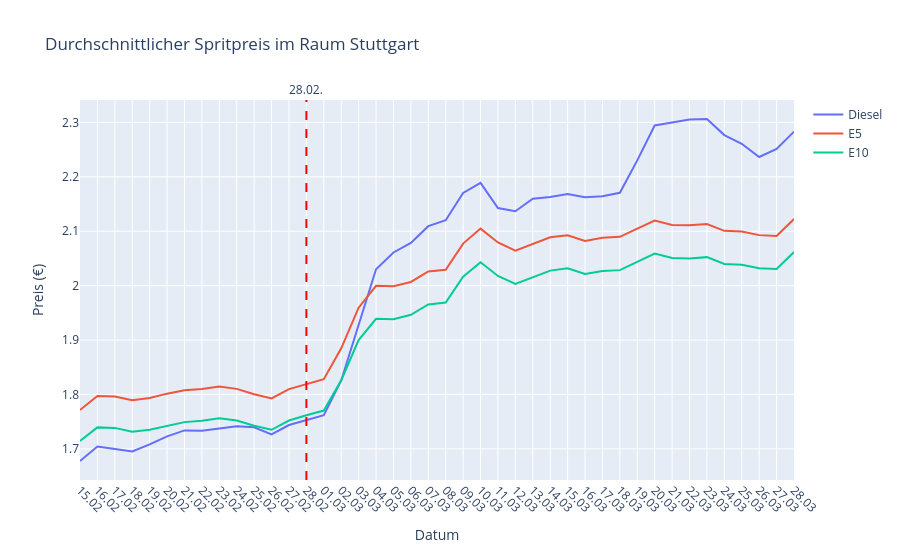

Notebook cell for this chart:
### Code cell
# Durchschnittspreis pro Messpunkt (retrieval_date + retrieval_time)
df_avg = df.groupby('retrieval_date')[['diesel', 'e5', 'e10']].mean().reset_index()

import plotly.graph_objects as go

fig = go.Figure()

fig.add_trace(go.Scatter(x=df_avg['retrieval_date'], y=df_avg['diesel'], name='Diesel', mode='lines'))
fig.add_trace(go.Scatter(x=df_avg['retrieval_date'], y=df_avg['e5'], name='E5', mode='lines'))
fig.add_trace(go.Scatter(x=df_avg['retrieval_date'], y=df_avg['e10'], name='E10', mode='lines'))

fig.update_layout(
    title='Durchschnittlicher Spritpreis im Raum Stuttgart',
    xaxis_title='Datum',
    yaxis_title='Preis (€)',
    hovermode='x unified'
)

fig.update_xaxes(
    dtick="D1",
    tickformat="%d.%m",
    tickangle=45
)


fig.add_vline(
    x=pd.Timestamp("2026-02-28").timestamp() * 1000,
    line_dash="dash",
    line_color="red",
    annotation_text="28.02.",
    annotation_position="top"
)

fig.show()

# Preisverlauf speichern
fig.write_image("assets/preisverlauf.png")

### Figure 1 — Plotly figure (JSON) as saved in the notebook; plotly's stock layout.template omitted (floating-point values rounded to 4 significant figures)
{"data": [{"mode": "lines", "name": "Diesel", "type": "scatter", "x": ["2026-02-15", "2026-02-16", "2026-02-17", "2026-02-18", "2026-02-19", "2026-02-20", "2026-02-21", "2026-02-22", "2026-02-23", "2026-02-24", "2026-02-25", "2026-02-26", "2026-02-27", "2026-02-28", "2026-03-01", "2026-03-02", "2026-03-03", "2026-03-04", "2026-03-05", "2026-03-06", "2026-03-07", "2026-03-08", "2026-03-09", "2026-03-10", "2026-03-11", "2026-03-12", "2026-03-13", "2026-03-14", "2026-03-15", "2026-03-16", "2026-03-17", "2026-03-18", "2026-03-19", "2026-03-20", "2026-03-21", "2026-03-22", "2026-03-23", "2026-03-24", "2026-03-25", "2026-03-26", "2026-03-27", "2026-03-28"], "y": [1.678, 1.704, 1.7, 1.695, 1.708, 1.723, 1.734, 1.733, 1.737, 1.742, 1.74, 1.727, 1.744, 1.753, 1.762, 1.826, 1.928, 2.03, 2.061, 2.078, 2.109, 2.12, 2.17, 2.189, 2.143, 2.137, 2.16, 2.163, 2.168, 2.162, 2.164, 2.171, 2.23, 2.294, 2.3, 2.305, 2.306, 2.277, 2.261, 2.236, 2.251, 2.283]}, {"mode": "lines", "name": "E5", "type": "scatter", "x": ["2026-02-15", "2026-02-16", "2026-02-17", "2026-02-18", "2026-02-19", "2026-02-20", "2026-02-21", "2026-02-22", "2026-02-23", "2026-02-24", "2026-02-25", "2026-02-26", "2026-02-27", "2026-02-28", "2026-03-01", "2026-03-02", "2026-03-03", "2026-03-04", "2026-03-05", "2026-03-06", "2026-03-07", "2026-03-08", "2026-03-09", "2026-03-10", "2026-03-11", "2026-03-12", "2026-03-13", "2026-03-14", "2026-03-15", "2026-03-16", "2026-03-17", "2026-03-18", "2026-03-19", "2026-03-20", "2026-03-21", "2026-03-22", "2026-03-23", "2026-03-24", "2026-03-25", "2026-03-26", "2026-03-27", "2026-03-28"], "y": [1.771, 1.797, 1.796, 1.79, 1.794, 1.802, 1.808, 1.81, 1.815, 1.81, 1.801, 1.793, 1.81, 1.819, 1.828, 1.885, 1.959, 2.0, 1.999, 2.007, 2.026, 2.029, 2.077, 2.105, 2.079, 2.064, 2.076, 2.089, 2.092, 2.082, 2.088, 2.09, 2.105, 2.119, 2.112, 2.111, 2.113, 2.101, 2.099, 2.093, 2.091, 2.122]}, {"mode": "lines", "name": "E10", "type": "scatter", "x": ["2026-02-15", "2026-02-16", "2026-02-17", "2026-02-18", "2026-02-19", "2026-02-20", "2026-02-21", "2026-02-22", "2026-02-23", "2026-02-24", "2026-02-25", "2026-02-26", "2026-02-27", "2026-02-28", "2026-03-01", "2026-03-02", "2026-03-03", "2026-03-04", "2026-03-05", "2026-03-06", "2026-03-07", "2026-03-08", "2026-03-09", "2026-03-10", "2026-03-11", "2026-03-12", "2026-03-13", "2026-03-14", "2026-03-15", "2026-03-16", "2026-03-17", "2026-03-18", "2026-03-19", "2026-03-20", "2026-03-21", "2026-03-22", "2026-03-23", "2026-03-24", "2026-03-25", "2026-03-26", "2026-03-27", "2026-03-28"], "y": [1.715, 1.74, 1.739, 1.732, 1.735, 1.743, 1.749, 1.752, 1.756, 1.752, 1.743, 1.735, 1.752, 1.762, 1.77, 1.826, 1.9, 1.939, 1.938, 1.946, 1.965, 1.969, 2.016, 2.043, 2.018, 2.003, 2.015, 2.028, 2.032, 2.022, 2.027, 2.028, 2.044, 2.059, 2.051, 2.05, 2.052, 2.04, 2.039, 2.032, 2.031, 2.062]}], "layout": {"annotations": [{"showarrow": false, "text": "28.02.", "x": 1772236800000, "xanchor": "center", "xref": "x", "y": 1, "yanchor": "bottom", "yref": "y domain"}], "hovermode": "x unified", "shapes": [{"line": {"color": "red", "dash": "dash"}, "type": "line", "x0": 1772236800000, "x1": 1772236800000, "xref": "x", "y0": 0, "y1": 1, "yref": "y domain"}], "title": {"text": "Durchschnittlicher Spritpreis im Raum Stuttgart"}, "xaxis": {"dtick": "D1", "tickangle": 45, "tickformat": "%d.%m", "title": {"text": "Datum"}}, "yaxis": {"title": {"text": "Preis (€)"}}}}
